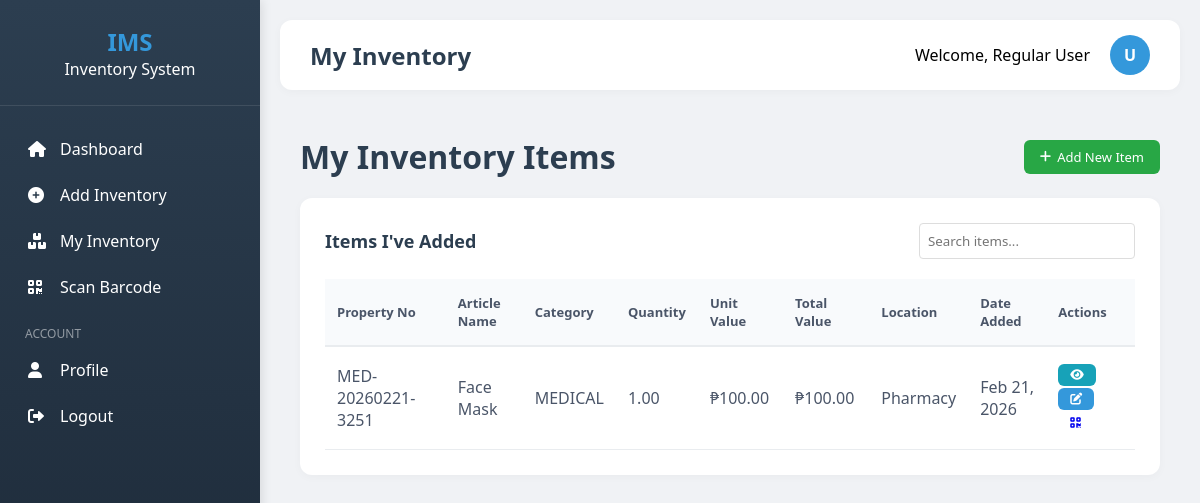
Screenshot of /user/my_inventory.php (signed in) with the database file from the repository.
### tables this page shows
CREATE TABLE `inventory` (
  `id` int(11) NOT NULL,
  `article_name` varchar(255) NOT NULL,
  `description` text DEFAULT NULL,
  `property_no` varchar(120) DEFAULT NULL,
  `uom` varchar(50) DEFAULT NULL,
  `qty_property_card` decimal(12,2) DEFAULT 0.00,
  `qty_physical_count` decimal(12,2) DEFAULT 0.00,
  `location_id` int(11) DEFAULT NULL,
  `condition_text` varchar(100) DEFAULT NULL,
  `remarks` text DEFAULT NULL,
  `certified_correct` text DEFAULT NULL,
  `approved_by` int(11) DEFAULT NULL,
  `verified_by` int(11) DEFAULT NULL,
  `section_id` int(11) DEFAULT NULL,
  `date_added` timestamp NOT NULL DEFAULT current_timestamp(),
  `date_updated` timestamp NULL DEFAULT NULL,
  `fund_cluster` varchar(50) DEFAULT NULL,
  `unit_value` decimal(12,2) DEFAULT 0.00,
  `equipment_id` int(11) DEFAULT 1,
  `type_equipment` varchar(50) DEFAULT '',
  `category` varchar(50) DEFAULT '',
  `allocate_to` int(11) DEFAULT NULL,
  `barcode_data` varchar(255) DEFAULT NULL,
  `barcode_image` longblob DEFAULT NULL
);

CREATE TABLE `departments` (
  `id` int(11) NOT NULL,
  `building_id` int(11) DEFAULT NULL,
  `name` varchar(255) NOT NULL
);

### includes/functions.php (called while the page is built, shortened)
<?php
function formatDate($date, $format = 'M d, Y') {
    return date($format, strtotime($date));
}
function formatCurrency($amount) {
    return '₱' . number_format($amount, 2);
}
?>

### user/my_inventory.php (the view, shortened to what this page needs)
<?php
require_once '../includes/header.php';
require_once '../includes/functions.php';
$user_id = $_SESSION['user_id'];
$items = $conn->query("SELECT i.*, d.name as location_name
                       FROM inventory i
                       LEFT JOIN departments d ON i.location_id = d.id
                       WHERE i.approved_by = $user_id OR i.verified_by = $user_id
                       ORDER BY i.date_added DESC");
?>
<?php include '../includes/sidebar.php'; ?>
<div style="padding: 20px;">
    <div style="display: flex; justify-content: space-between; align-items: center; margin-bottom: 20px;">
        <h1 style="color: #2c3e50;">My Inventory Items</h1>
        <a href="add_inventory.php" class="btn btn-success">
            <i class="fas fa-plus"></i> Add New Item
        </a>
    </div>
    <div class="table-container">
        <div class="table-header">
            <h3 class="table-title">Items I've Added</h3>
            <input type="text" id="searchInput" placeholder="Search items..."
                   style="padding: 8px; border: 1px solid #ddd; border-radius: 4px;">
        </div>
        <table id="inventoryTable">
            <thead>
                <tr>
                    <th>Property No</th>
                    <th>Article Name</th>
                    <th>Category</th>
                    <th>Quantity</th>
                    <th>Unit Value</th>
                    <th>Total Value</th>
                    <th>Location</th>
                    <th>Date Added</th>
                    <th>Actions</th>
                </tr>
            </thead>
            <tbody>
                <?php if ($items->num_rows > 0): ?>
                    <?php while ($item = $items->fetch_assoc()): ?>
                    <tr>
                        <td><?php echo htmlspecialchars($item['property_no']); ?></td>
                        <td><?php echo htmlspecialchars($item['article_name']); ?></td>
                        <td><?php echo htmlspecialchars($item['category']); ?></td>
                        <td><?php echo $item['qty_physical_count']; ?></td>
                        <td><?php echo formatCurrency($item['unit_value']); ?></td>
                        <td><?php echo formatCurrency($item['qty_physical_count'] * $item['unit_value']); ?></td>
                        <td><?php echo htmlspecialchars($item['location_name'] ?? 'N/A'); ?></td>
                        <td><?php echo formatDate($item['date_added']); ?></td>
                        <td>
                            <a href="view_inventory.php?id=<?php echo $item['id']; ?>" class="btn btn-info btn-sm">
                                <i class="fas fa-eye"></i>
                            </a>
                            <a href="edit_inventory.php?id=<?php echo $item['id']; ?>" class="btn btn-primary btn-sm">
                                <i class="fas fa-edit"></i>
                            </a>
                            <a href="print_barcode.php?id=<?php echo $item['id']; ?>" class="btn btn-warning btn-sm" target="_blank">
                                <i class="fas fa-qrcode"></i>
                            </a>
                        </td>
                    </tr>
                    <?php endwhile; ?>
                <?php endif; ?>
            </tbody>
        </table>
    </div>
</div>
<?php include '../includes/footer.php'; ?>

### assets/css/style.css (style rules this page uses)
* { margin: 0; padding: 0; box-sizing: border-box; font-family: 'Segoe UI', Tahoma, Geneva, Verdana, sans-serif; }
body { background-color: #f0f2f5; display: flex; height: 100vh; overflow: hidden; }
.table-container { background: #fff; border-radius: 12px; padding: 25px; box-shadow: 0 2px 10px rgba(0,0,0,0.03); margin-bottom: 30px; }
.table-header { display: flex; justify-content: space-between; align-items: center; margin-bottom: 20px; }
.table-title { font-size: 18px; font-weight: 600; color: #2c3e50; }
table { width: 100%; border-collapse: collapse; }
th { text-align: left; padding: 15px 12px; background: #f8fafc; color: #4a5568; font-weight: 600; font-size: 13px; border-bottom: 2px solid #e9ecef; }
td { padding: 15px 12px; border-bottom: 1px solid #e9ecef; color: #4a5568; }
.btn { padding: 8px 16px; border: none; border-radius: 6px; cursor: pointer; font-size: 13px; font-weight: 500; text-decoration: none; display: inline-flex; align-items: center; gap: 6px; }
.btn-primary { background: #3498db; color: #fff; }
.btn-success { background: #28a745; color: #fff; }
.btn-info { background: #17a2b8; color: #fff; }
.btn-sm { padding: 5px 12px; font-size: 12px; }

### rows the page displays
inventory: property_no "MED-20260221-3251", article_name "Face Mask", category "MEDICAL", qty_physical_count "1.00", unit_value "₱100.00", formatCurrency($item['qty_physical_count'] * $item['unit_value']) "₱100.00", location.name "Pharmacy", date_added "Feb 21, 2026"

### other values shown
str_replace('_', ' ', $page) "My Inventory"
$_SESSION['fullname'] "Regular User"
substr($_SESSION['username'] ?? 'U', 0, 1) "U"
